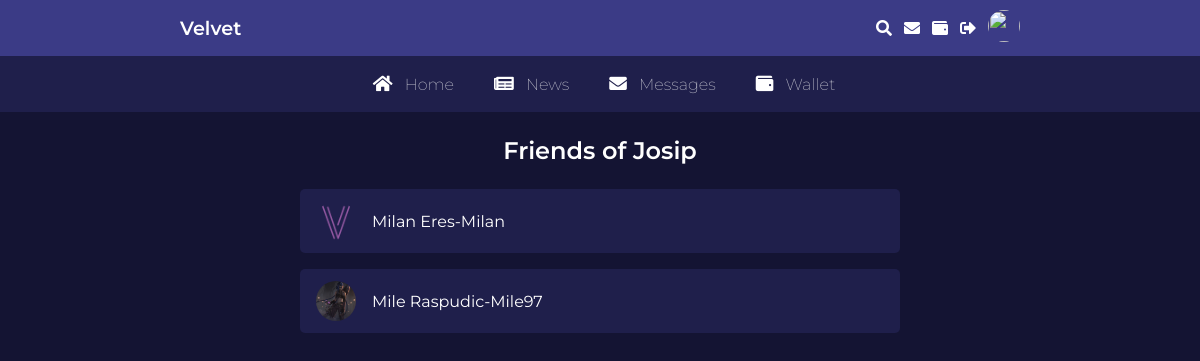
Before: /friends.php?id=9 (signed in) with the older database file.
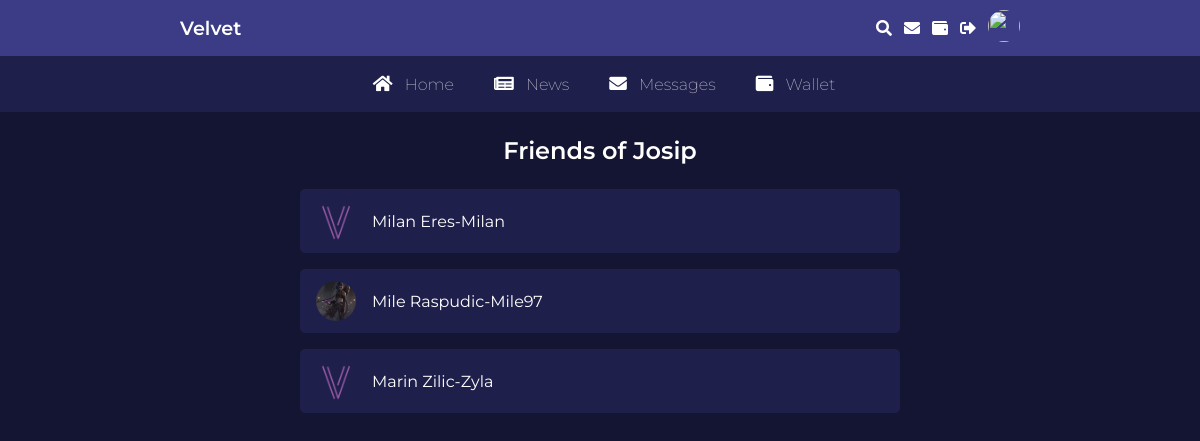
After: the same page with the newer database file.
### tables this page shows
CREATE TABLE `friends` (
  `id` int(11) NOT NULL,
  `user_id` int(11) NOT NULL,
  `user_id2` int(11) NOT NULL,
  `is_friend` varchar(50) NOT NULL
);

CREATE TABLE `user` (
  `id` int(11) NOT NULL,
  `username` varchar(50) NOT NULL,
  `fullname` varchar(100) NOT NULL,
  `email` varchar(50) NOT NULL,
  `password` varchar(50) NOT NULL,
  `account_status` varchar(20) NOT NULL,
  `profile_picture_url` varchar(100) NOT NULL,
  `user_description` text NOT NULL
);

### friends.php (called while the page is built, shortened)
<?php
    require_once 'bootstrap.php';
    if(isset($_GET['id'])) {
        $user_friends = $friend -> getFriendsById($_GET['id']);
    } else {
        header("Location: index.php");
    }
    require_once 'views/friends.view.php';

### bootstrap.php (called while the page is built, shortened)
<?php
$config = require 'config.php';
$db = Connection::connect($config["database"]);
require './classes/QueryBuilder.php';
require './classes/User.php';
require './classes/Friend.php';
require './classes/Wallet.php';
$user = new User($db);
$friend = new Friend($db);

### classes/QueryBuilder.php (called while the page is built, shortened)
<?php
    class QueryBuilder {
        public function __construct($db)
        {
            $this -> db = $db;
        }
    }

### classes/User.php (called while the page is built, shortened)
<?php
class User extends QueryBuilder
{
    public function getUserById($id)
    {
        $sql = "SELECT * FROM user WHERE id = ?";
        $query = $this->db->prepare($sql);
        $query->execute([$id]);
        $result = $query->fetch(PDO::FETCH_OBJ);
        return $result;
    }
}

### classes/Friend.php (called while the page is built, shortened)
<?php
class Friend extends QueryBuilder
{
    public function getFriendsById($id) {
        $user_id = $id;
        $sql = "SELECT * FROM friends WHERE user_id = ? OR user_id2 = ?";
        $query = $this -> db -> prepare($sql);
        $query -> execute([$user_id, $user_id]);
        $result = $query -> fetchAll(PDO::FETCH_OBJ);
        return $result;
    }
}

### views/friends.view.php (the view)
<?php require_once 'views/partials/top.php' ?>
<?php require_once 'views/partials/navbar.php' ?>
<?php $current_user = $user->getUserById($_GET['id']) ?>
<div class="friends-container">
    <div class="display-friends">
        <h3>Friends of <?php echo explode(" ", $current_user->fullname)[0] ?></h3>
        <?php foreach ($user_friends as $user_friend) : ?>
            <?php
            if ($_GET['id'] == $user_friend->user_id) {
                $friend_id = $user_friend->user_id2;
            } else {
                $friend_id = $user_friend->user_id;
            }
            $friend = $user->getUserById($friend_id);
            ?>
            <div class="friend">
                <a href="user_profile.php?id=<?php echo $friend_id ?>">
                    <img src="views/assets/images<?php echo $friend->profile_picture_url ?>">
                    <div class="friend-info">
                        <div class="friend-name"><?php echo $friend->fullname . "-" . $friend->username; ?></div>
                    </div>
                </a>
            </div>
        <?php endforeach; ?>
    </div>
</div>
<?php require_once 'views/partials/bottom.php' ?>

Changed rows visible on the page:
added friends: user.profile_picture_url (placeholder picture), user.fullname "Marin Zilic", user.username "Zyla"
